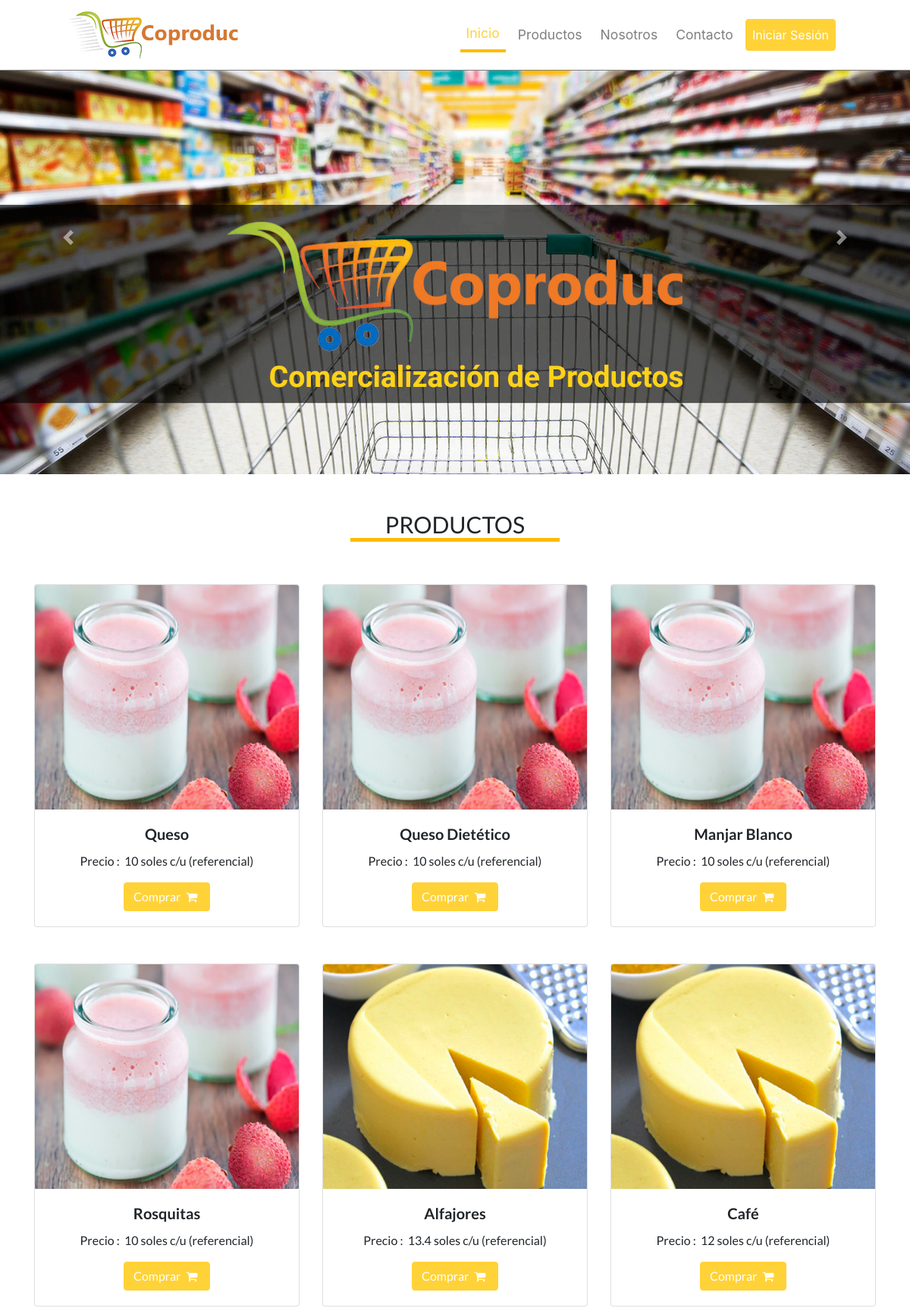
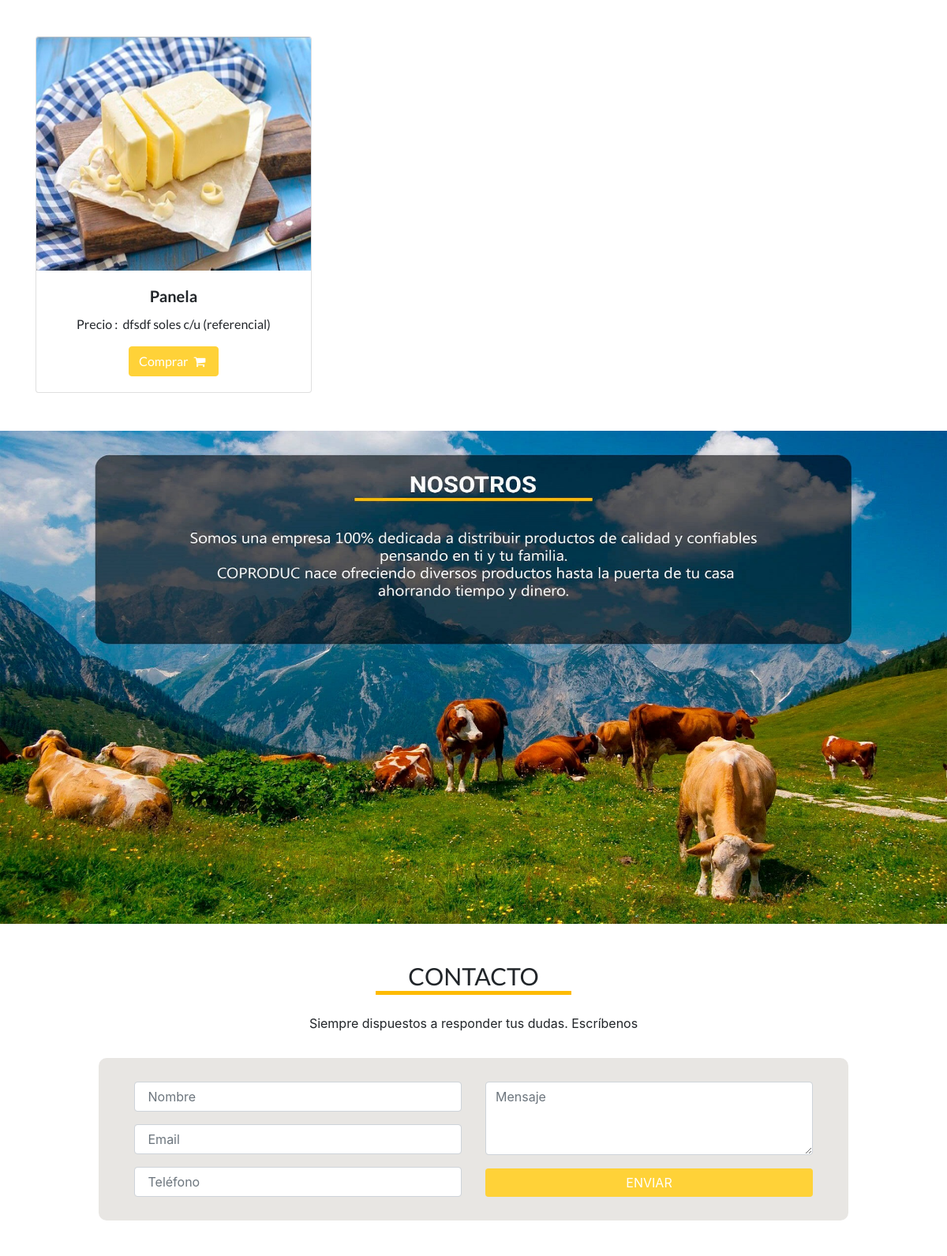
The page / (upper part) on the database its author committed (2 pictures, top to bottom).
### tables this page shows
CREATE TABLE `product` (
  `id` int(11) NOT NULL AUTO_INCREMENT,
  `name` varchar(100) DEFAULT NULL,
  `price` varchar(100) DEFAULT '0',
  `image` varchar(150) DEFAULT NULL,
  `description` varchar(200) DEFAULT NULL,
  `state` enum('1','0') DEFAULT '1',
  `eliminated` enum('1','0') DEFAULT '0',
  PRIMARY KEY (`id`)
);

### app/controller/CoproducController.php (called while the page is built, shortened)
<?php
class CoproducController extends Controller {
    public function index(){
        $this->view('index');
    }
}

### app/core/Core.php (called while the page is built, shortened)
<?php
require_once __DIR__  . '/Controller.php';
class Core{
    protected $method = 'index';
    public function __construct(){
        $url = $this->getUrl();
        $this->controller = new $this->controller;
        $this->parameter = $url ? array_values($url) : [];
        call_user_func([$this->controller, $this->method], $this->parameter);
    }
    public function getUrl(){
        return '';
    }
}

### public/index.php (called while the page is built)
<?php
require_once __DIR__ . '/../app/core/Core.php';
$core = new Core();

### app/model/Product.php (called while the page is built, shortened)
<?php
class Product{
    public function getAllProductsVisible(){
        $conn = Connection::connect();
        $ps = $conn->prepare("SELECT id, name, image, description, price from product WHERE state = '1' and eliminated = '0'");
        $ps->execute();
        return $ps->fetchAll(PDO::FETCH_ASSOC);
    }
}

### app/view/index.php (the view, shortened to what this page needs)
<?php
    require_once __DIR__ . '/../model/Product.php';
    $p = new Product();
    $products = $p->getAllProductsVisible();
?>
<!DOCTYPE html>
<html lang="es" prefix="og: http://ogp.me/ns#">
<head>
    <link rel="stylesheet" href="/public/libraries/css/bootstrap.min.css" />
    <link rel="stylesheet" href="/public/libraries/font/css/icon.css">
    <link rel="stylesheet" href="/public/css/coproduc_main.min.css">
</head>
<body>
    <nav id="navbar" class="navbar navbar-expand-lg navbar-light bg-white fixed-top position-fixed">
        <a class="navbar-brand" href="/">
            <img src="/public/img/logo.jpg" class="d-inline-block align-top " alt="">
        </a>
        <div class="collapse navbar-collapse" id="navbarNav">
            <ul class="navbar-nav  ml-auto d-flex align-items-center">
                <li class="nav-item ml-2">
                    <a class="nav-link link-nav scroll" href="#main">Inicio <span class="sr-only">(current)</span></a>
                </li>
                <li class="nav-item ml-2">
                    <a class="nav-link link-nav scroll" href="#products">Productos</a>
                </li>
                <li class="nav-item ml-2">
                    <a class="nav-link link-nav scroll" href="#about-us">Nosotros</a>
                </li>
                <li class="nav-item ml-2">
                    <a class="nav-link link-nav scroll" href="#contact">Contacto</a>
                </li>
                <?php if(!isset($_SESSION['user'])):  ?>
                    <li class="nav-item ml-2 mr-2">
                        <button type="button" data-toggle="modal" data-target="#modalLogin" class="nav-link btn btn-color text-white" >Iniciar Sesión</button>
                    </li>
                <?php endif; ?>
            </ul>
        </div>
    </nav>
    <div id="main" class="main-slide">
        <div id="carouselExampleControls" class="carousel slide" data-ride="carousel">
            <div class="carousel-inner">
                <div class="carousel-item active">
                    <img class="d-block w-100" src="/public/img/slider/slider3.jpg" alt="First slide">
                </div>
            </div>
            <a class="carousel-control-prev" href="#carouselExampleControls" role="button" data-slide="prev">
                <span class="carousel-control-prev-icon" aria-hidden="true"></span>
            </a>
            <a class="carousel-control-next" href="#carouselExampleControls" role="button" data-slide="next">
                <span class="carousel-control-next-icon" aria-hidden="true"></span>
            </a>
        </div>
    </div>
    <section id="products" class="products mt-5">
        <div class="container">
            <div class="row">
                <div class="col-12 d-flex justify-content-center">
                    <h2 class="titles">PRODUCTOS</h2>
                </div>
            </div>
        </div>
        <div class="container">
            <div class="row">
                <?php for ($i = 0 ; $i < count($products) ; $i++): ?>
                    <div class="col-10 offset-1 col-sm-12 offset-sm-0 col-md-6  col-lg-4 mt-5">
                        <div class="card">
                            <div class="hovereffect">
                                <img class="card-img-top" src="<?= '/public/img/products/' . $products[$i]['image'] ?> " alt="<?=  $products[$i]['image'] ?>">
                            </div>
                            <div class="card-body">
                                <h5 class="card-title d-flex justify-content-center font-weight-bold"> <?= $products[$i]['name'] ?> </h5>
                                <p class="text-center"> Precio : &nbsp;<?= $products[$i]['price'] ?> soles c/u (referencial) </p>
                                <div class="d-flex justify-content-center">
                                    <button type="button" class="btn btn-primary btn-color btn-modal" data-toggle="modal" data-target="<?= '#' . $products[$i]['id'] ?>">
                                        Comprar
                                        <i class="icon-basket"></i>
                                    </button>
                                </div>
                            </div>
                        </div>
                    </div>
                <?php endfor; ?>
            </div>
        </div>
    </section>
    <section id="about-us" class="mt-5">
        <div class="d-none d-md-flex">
            <img class="img-fluid" src="/public/img/about-us.jpg" alt="about-us">
        </div>
    </section>
    <section id="contact" class="mt-5">
        <div class="container">
            <div class="row">
                <div class="col-12 d-flex justify-content-center">
                    <h2 class="titles">CONTACTO</h2>
                </div>
            </div>
        </div>
        <div class="container mt-3">
            <div class="row">
                <div class="col-10 offset-1">
                    <p class="text-center">Siempre dispuestos a responder tus dudas. Escríbenos</p>
                </div>
            </div>
        </div>
        <div class="container mt-3 contact">
            <form id="form-contact" action="/coproduc/mail" method="post">
                <div class="row ">
                    <div class="col-10 offset-1">
                        <div class="row contact-data">
                            <div class="col-12 col-md-6 d-flex flex-column">
                                <div class="form-group">
                                    <input name="name" required type="text" class="form-control" id="inputName" placeholder=" Nombre">
                                </div>
                                <div class="form-group mt-3">
                                    <input name="email" required type="email" class="form-control" id="inputEmail"  placeholder=" Email">
                                </div>
                                <div class="form-group mt-3">
                                    <input name="phone" required type="number" class="form-control" id="inputTelephone" placeholder=" Teléfono">
                                </div>
                            </div>
                            <div class="col-12 col-md-6 mt-3 mt-md-0 d-flex flex-column justify-content-between">
                                <div class="form-group contact-message">
                                    <textarea name="message" required spellcheck="false" type="text" class="form-control" id="inputPass" placeholder="Mensaje"></textarea>
                                </div>
                                <div class="d-flex flex-column mt-3 mt-md-0">
                                    <button type="submit" class="btn btn-primary contact-submit">ENVIAR</button>
                                </div>
                            </div>
                        </div>
                    </div>
                </div>
            </form>
        </div>
    </section>
</body>
</html>

### app/core/Controller.php (shortened to what this page needs)
<?php
class Controller{
    public function view($view, $id = ''){
        if(file_exists(__DIR__ . '/../view/' . $view . '.php')){
            require_once __DIR__ . '/../view/' . $view . '.php';
        }
    }
}

### rows shown on the page
product: image (picture), name "Queso", price "10"
product: image (picture), name "Queso Dietético", price "10"
product: image (picture), name "Manjar Blanco", price "10"
product: image (picture), name "Rosquitas", price "10"
product: image (picture), name "Alfajores", price "13.4"
product: image (picture), name "Café", price "12"
product: image (picture), name "Panela", price "dfsdf"
